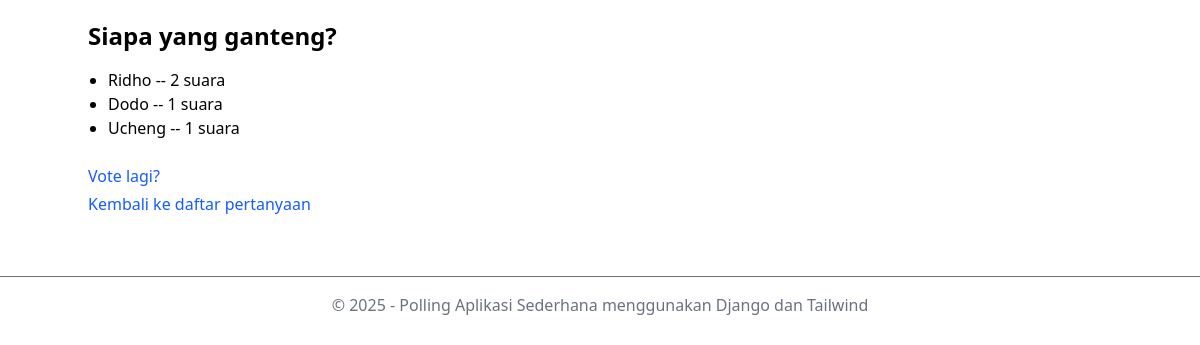
/1/results/, run on the app's committed database.
### siteapp/polls/models.py (models this page shows, shortened)
class Question(models.Model):
    question_text = models.CharField(max_length=200)
    pub_date = models.DateTimeField("date published")

class Choice(models.Model):
    question = models.ForeignKey(Question, on_delete=models.CASCADE)
    choice_text = models.CharField(max_length=200)
    votes = models.IntegerField(default=0)

class Settings(models.Model):
    nama = models.CharField(max_length=100)
    nilai = models.CharField(max_length=200)

### siteapp/polls/views.py (the view)
# urls.py: path('<int:question_id>/results/', views.results, name='results'),
def results(request, question_id):
    question = get_object_or_404(Question, pk=question_id)
    return render(request, 'polls/results.html', {'question': question})

### siteapp/polls/context_processors.py (called while the page is built)
def project_settings(request):
    all_settings = Settings.objects.all()
    settings_dict = {setting.nama: setting.nilai for setting in all_settings}
    return settings_dict

### siteapp/polls/templates/polls/results.html (shortened to what this page needs)
<!DOCTYPE html>
<html lang="en">
  <head>
    <script src="https://cdn.jsdelivr.net/npm/@tailwindcss/browser@4"></script>
  </head>
  <body>
    <div class="container mx-auto py-5">
      <h1 class="text-2xl font-bold mb-4">{{ question.question_text }}</h1>
      <ul class="list-disc pl-5">
        {% for choice in question.choice_set.all %}
        <li>{{ choice.choice_text }} -- {{ choice.votes }} suara</li>
        {% endfor %}
      </ul>
      <a
        href="{% url 'polls:detail' question.id %}"
        class="mt-6 inline-block text-blue-600 hover:underline"
        >Vote lagi?</a
      >
      <br />
      <a
        href="{% url 'polls:index' %}"
        class="mt-1 inline-block text-blue-600 hover:underline"
        >Kembali ke daftar pertanyaan</a
      >
    </div>
    <footer class="text-center text-gray-500 mt-10 border-t pt-4">
      <p>&copy; {{ tahun }} - {{ namaaplikasi }}</p>
    </footer>
  </body>
</html>

### data on the page
Question: question_text "Siapa yang ganteng?"
Choice: choice_text "Ridho", votes "2"
Choice: choice_text "Dodo", votes "1"
Choice: choice_text "Ucheng", votes "1"
Settings: nilai "2025"
Settings: nilai "Polling Aplikasi Sederhana menggunakan Django dan Tailwind"
